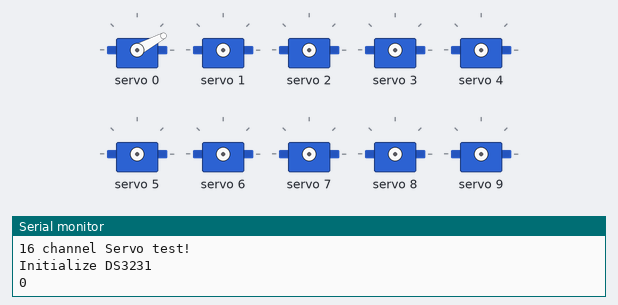
Bench run of a sketch on a simulated Arduino Uno, built with avr-gcc and run on an emulated ATmega328P. Parts: 10 × servo, the last lines printed to the serial monitor. The local clock reads 2024-03-15 10:24:30 at power-on unless the sketch sets it.

Above: at 0.05 s.
At 1.6 s:
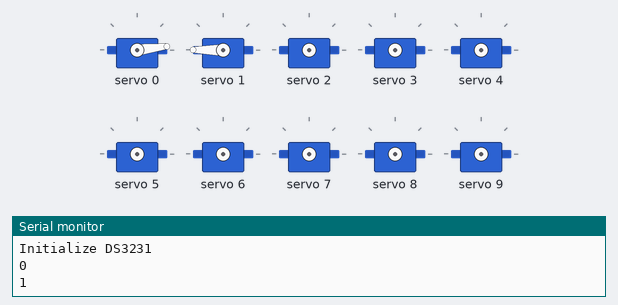
At 3.2 s:
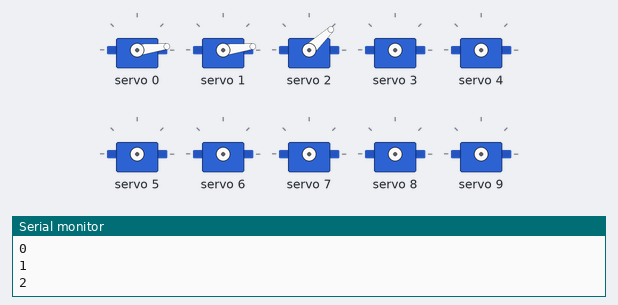
At 6.35 s:
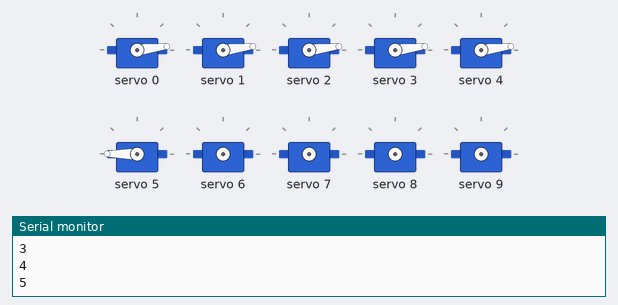
At 9.5 s:
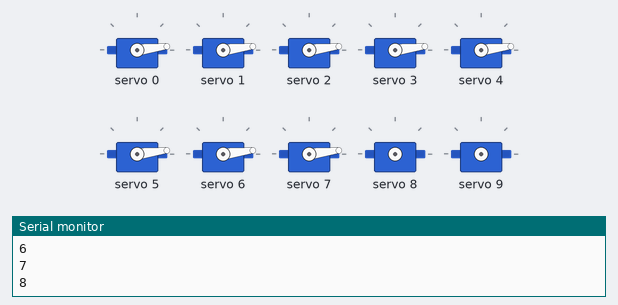
At 12.7 s:
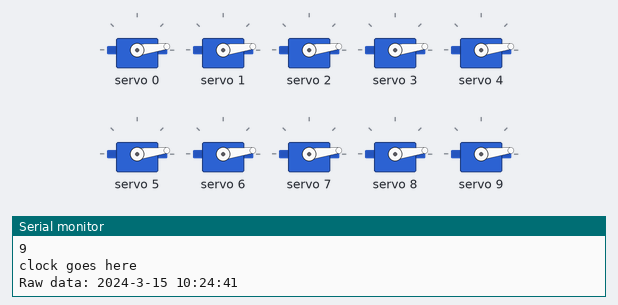
Timing chart, 0 to 16.6 s (numbered marks = the images above):
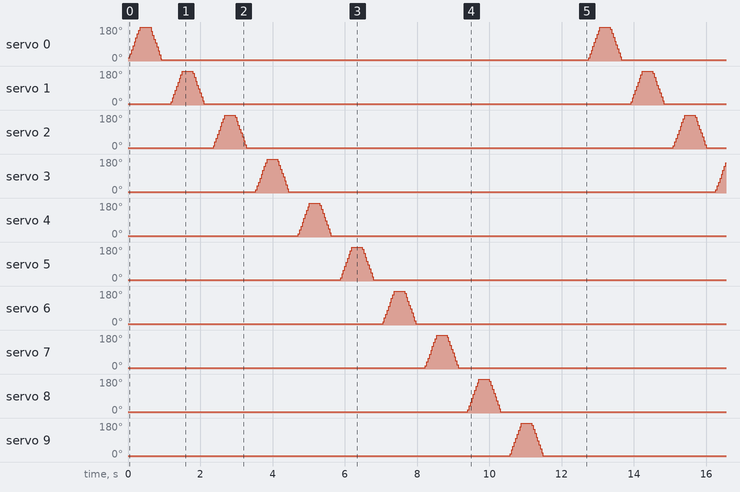

Measured:
- by itself, servo 1–9: repeats every 12.7 s: 38° 0.04 s, 58° 0.04 s, 79° 0.04 s, 100° 0.04 s, 120° 0.04 s, 141° 0.04 s, 161° 0.04 s, 180° 0.29 s, 167° 0.04 s, 146° 0.04 s, 126° 0.04 s, 105° 0.04 s, 85° 0.04 s, 64° 0.04 s, 43° 0.04 s, 23° 0.03 s, 7° 11.8 s, 6° 0.02 s, 17° 0.04 s

The sketch:

motor_plus_clock.ino
```cpp
#include <Wire.h>
#include <Adafruit_PWMServoDriver.h>
#include "String.h"
#include <avr/pgmspace.h>
#include <DS3231.h>

DS3231 clock;
RTCDateTime dt;

#define DS1307_I2C_ADDRESS 0x68


// called this way, it uses the default address 0x40
Adafruit_PWMServoDriver pwm = Adafruit_PWMServoDriver();
// you can also call it with a different address you want
//Adafruit_PWMServoDriver pwm = Adafruit_PWMServoDriver(0x41);

// Depending on your servo make, the pulse width min and max may vary, you
// want these to be as small/large as possible without hitting the hard stop
// for max range. You'll have to tweak them as necessary to match the servos you
// have!
#define SERVOMIN  150 // this is the 'minimum' pulse length count (out of 4096)
#define SERVOMAX  600 // this is the 'maximum' pulse length count (out of 4096)

// our servo # counter
uint8_t servonum = 0;

void setup() {
  Serial.begin(9600);
  Serial.println("16 channel Servo test!");

  pwm.begin();

  pwm.setPWMFreq(60);  // Analog servos run at ~60 Hz updates
  // Initialize DS3231
  Serial.println("Initialize DS3231");
  clock.begin();

  yield();
}

// you can use this function if you'd like to set the pulse length in seconds
// e.g. setServoPulse(0, 0.001) is a ~1 millisecond pulse width. its not precise!
void setServoPulse(uint8_t n, double pulse) {
  double pulselength;

  pulselength = 1000000;   // 1,000,000 us per second
  pulselength /= 60;   // 60 Hz
  Serial.print(pulselength); Serial.println(" us per period");
  pulselength /= 4096;  // 12 bits of resolution
  Serial.print(pulselength); Serial.println(" us per bit");
  pulse *= 1000;
  pulse /= pulselength;
  Serial.println(pulse);
  pwm.setPWM(n, 0, pulse);
}

void loop() {
  // Drive each servo one at a time
  Serial.println(servonum);
  for (uint16_t pulselen = SERVOMIN; pulselen < SERVOMAX; pulselen++) {
    pwm.setPWM(servonum, 0, pulselen);
  }

  delay(250);
  for (uint16_t pulselen = SERVOMAX; pulselen > SERVOMIN; pulselen--) {
    pwm.setPWM(servonum, 0, pulselen);
  }

  delay(250);

  servonum ++;
  if (servonum > 9) {
    servonum = 0;
    Serial.println("clock goes here");
    dt = clock.getDateTime();


    Serial.print("Raw data: ");
    Serial.print(dt.year);   Serial.print("-");
    Serial.print(dt.month);  Serial.print("-");
    Serial.print(dt.day);    Serial.print(" ");
    Serial.print(dt.hour);   Serial.print(":");
    Serial.print(dt.minute); Serial.print(":");
    Serial.print(dt.second); Serial.println("");

    delay(1000);


  }
}
```
